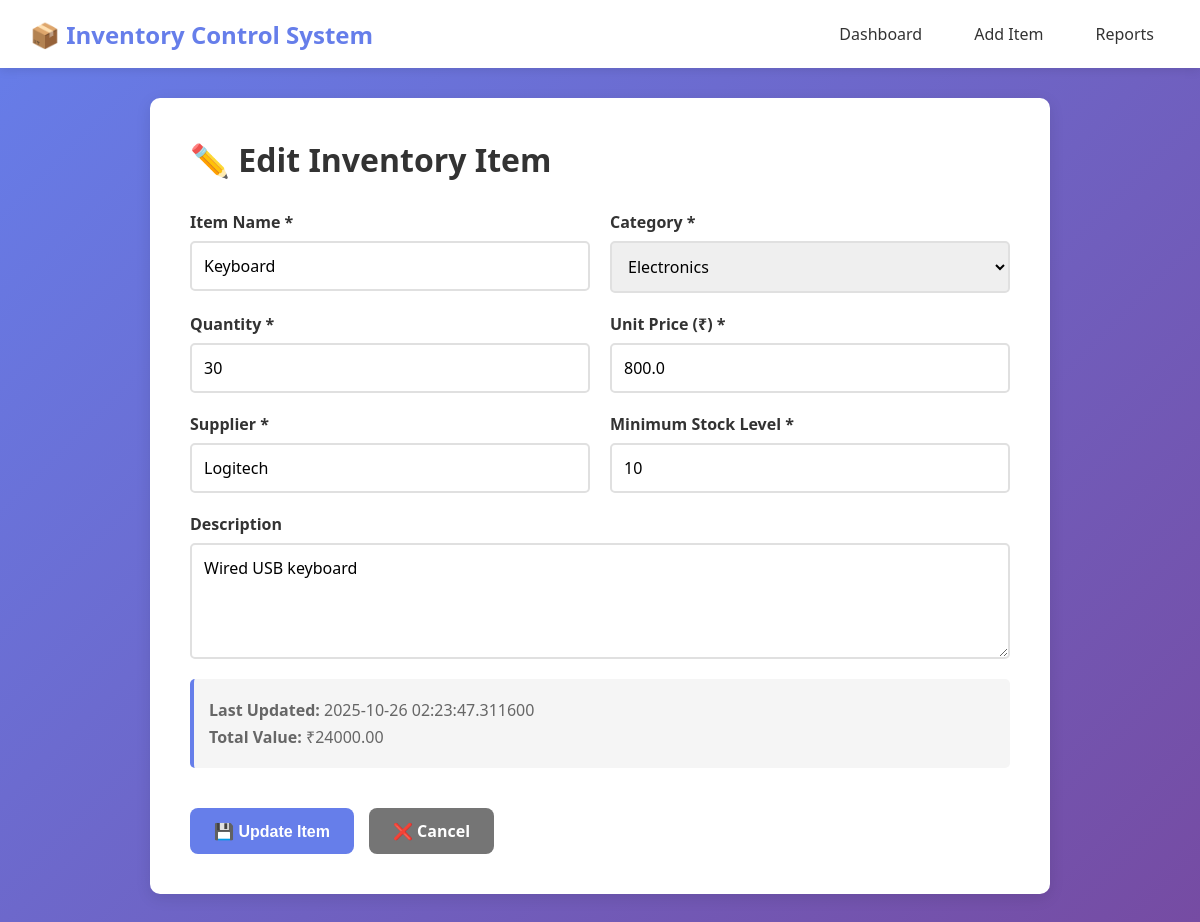
The app's page /edit/14 with its own data.
### tables this page shows
CREATE TABLE inventory (
            id INTEGER PRIMARY KEY AUTOINCREMENT,
            name TEXT NOT NULL,
            category TEXT NOT NULL,
            quantity INTEGER NOT NULL,
            unit_price REAL NOT NULL,
            supplier TEXT,
            min_stock_level INTEGER DEFAULT 10,
            description TEXT,
            last_updated TIMESTAMP DEFAULT CURRENT_TIMESTAMP
        );

### app.py (the view, shortened to what this page needs)
@app.route('/edit/<int:id>', methods=['GET', 'POST'])
def edit_item(id):
    conn = get_db_connection()
    item = conn.execute('SELECT * FROM inventory WHERE id = ?', (id,)).fetchone()
    conn.close()
    if item is None:
        return "Item not found", 404
    return render_template('edit_item.html', item=item)

### database.py (called while the page is built)
def get_db_connection():
    conn = sqlite3.connect(DATABASE)
    conn.row_factory = sqlite3.Row
    return conn

### templates/edit_item.html (shortened to what this page needs)
<!DOCTYPE html>
<html lang="en">
<head>
    <link rel="stylesheet" href="{{ url_for('static', filename='css/style.css') }}">
</head>
<body>
    <nav class="navbar">
        <div class="nav-brand">📦 Inventory Control System</div>
        <div class="nav-links">
            <a href="{{ url_for('index') }}">Dashboard</a>
            <a href="{{ url_for('add_item') }}">Add Item</a>
            <a href="{{ url_for('reports') }}">Reports</a>
        </div>
    </nav>
    <div class="container">
        <div class="form-container">
            <h1>✏️ Edit Inventory Item</h1>
            <form method="POST" action="{{ url_for('edit_item', id=item['id']) }}" class="item-form">
                <div class="form-row">
                    <div class="form-group">
                        <label for="name">Item Name *</label>
                        <input type="text" id="name" name="name" required value="{{ item['name'] }}">
                    </div>
                    <div class="form-group">
                        <label for="category">Category *</label>
                        <select id="category" name="category" required>
                            <option value="Electronics" {% if item['category'] == 'Electronics' %}selected{% endif %}>Electronics</option>
                        </select>
                    </div>
                </div>
                <div class="form-row">
                    <div class="form-group">
                        <label for="quantity">Quantity *</label>
                        <input type="number" id="quantity" name="quantity" required min="0" value="{{ item['quantity'] }}">
                    </div>
                    <div class="form-group">
                        <label for="unit_price">Unit Price (₹) *</label>
                        <input type="number" id="unit_price" name="unit_price" required min="0" step="0.01" value="{{ item['unit_price'] }}">
                    </div>
                </div>
                <div class="form-row">
                    <div class="form-group">
                        <label for="supplier">Supplier *</label>
                        <input type="text" id="supplier" name="supplier" required value="{{ item['supplier'] }}">
                    </div>
                    <div class="form-group">
                        <label for="min_stock_level">Minimum Stock Level *</label>
                        <input type="number" id="min_stock_level" name="min_stock_level" required min="0" value="{{ item['min_stock_level'] }}">
                    </div>
                </div>
                <div class="form-group full-width">
                    <label for="description">Description</label>
                    <textarea id="description" name="description" rows="4">{{ item['description'] or '' }}</textarea>
                </div>
                <div class="info-box">
                    <p><strong>Last Updated:</strong> {{ item['last_updated'] }}</p>
                    <p><strong>Total Value:</strong> ₹{{ "%.2f"|format(item['quantity'] * item['unit_price']) }}</p>
                </div>
                <div class="form-actions">
                    <button type="submit" class="btn btn-primary">💾 Update Item</button>
                    <a href="{{ url_for('index') }}" class="btn btn-secondary">❌ Cancel</a>
                </div>
            </form>
        </div>
    </div>
</body>
</html>

### static/css/style.css (style rules this page uses)
* { margin: 0; padding: 0; box-sizing: border-box; }
body { font-family: 'Segoe UI', Tahoma, Geneva, Verdana, sans-serif; background: linear-gradient(135deg, #667eea 0%, #764ba2 100%); min-height: 100vh; padding-bottom: 50px; }
.navbar { background: white; padding: 15px 30px; box-shadow: 0 2px 10px rgba(0,0,0,0.1); display: flex; justify-content: space-between; align-items: center; margin-bottom: 30px; }
.nav-brand { font-size: 24px; font-weight: bold; color: #667eea; }
.nav-links { display: flex; gap: 20px; }
.nav-links a { text-decoration: none; color: #333; padding: 8px 16px; border-radius: 5px; transition: all 0.3s; }
.container { max-width: 1400px; margin: 0 auto; padding: 0 20px; }
.btn { padding: 12px 24px; border: none; border-radius: 8px; font-size: 16px; font-weight: 600; cursor: pointer; transition: all 0.3s; text-decoration: none; display: inline-block; }
.btn-primary { background: #667eea; color: white; }
.btn-secondary { background: #757575; color: white; }
.form-container { background: white; padding: 40px; border-radius: 10px; box-shadow: 0 4px 15px rgba(0,0,0,0.1); max-width: 900px; margin: 0 auto; }
.form-container h1 { color: #333; margin-bottom: 30px; }
.item-form { display: flex; flex-direction: column; gap: 20px; }
.form-row { display: grid; grid-template-columns: 1fr 1fr; gap: 20px; }
.form-group { display: flex; flex-direction: column; gap: 8px; }
.form-group.full-width { grid-column: 1 / -1; }
.form-group label { font-weight: 600; color: #333; }
.form-group input, .form-group select, .form-group textarea { padding: 12px; border: 2px solid #e0e0e0; border-radius: 5px; font-size: 16px; font-family: inherit; transition: border-color 0.3s; }
.form-actions { display: flex; gap: 15px; margin-top: 20px; }
.info-box { background: #f5f5f5; padding: 15px; border-radius: 5px; border-left: 4px solid #667eea; }
.info-box p { margin: 5px 0; color: #666; }

### records on screen
inventory: name "Keyboard", category "Electronics", quantity "30", unit_price "800.0", supplier "Logitech", min_stock_level "10", description "Wired USB keyboard", last_updated "2025-10-26 02:23:47.311600", item['quantity']*item['unit_price'] "24000.00"
